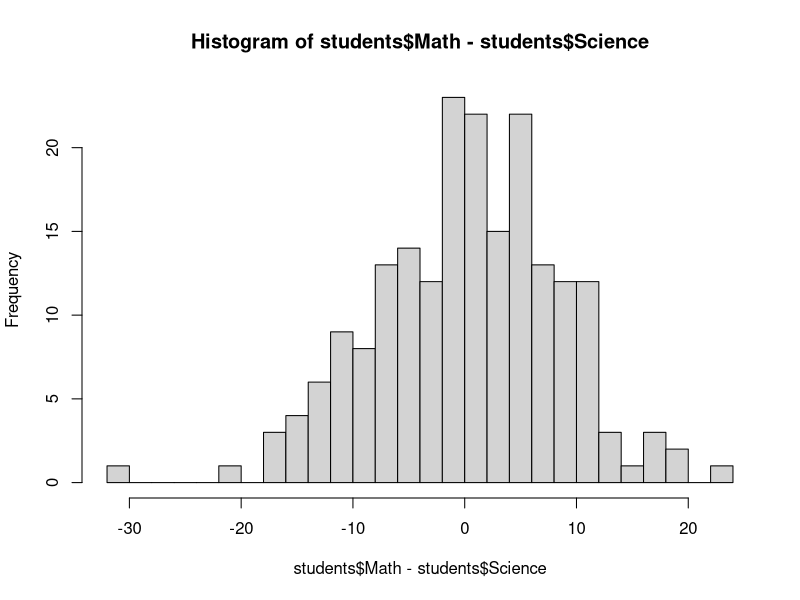
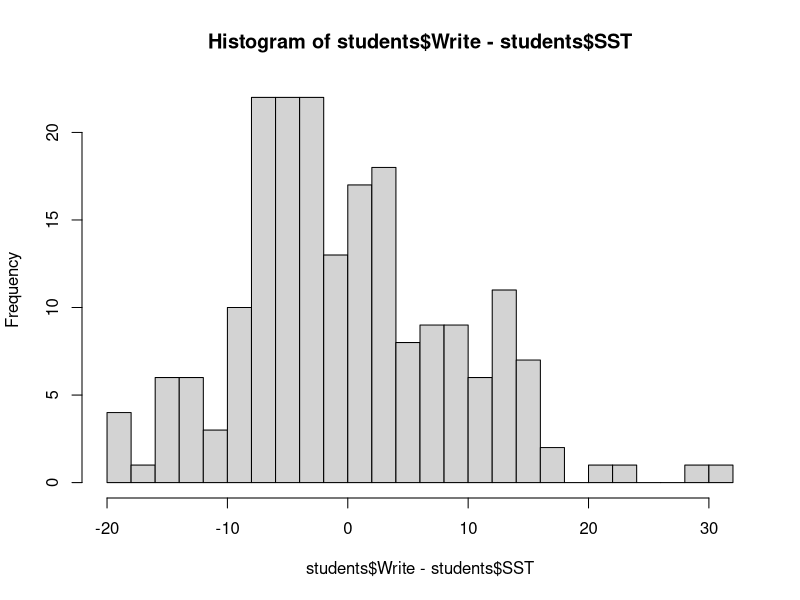
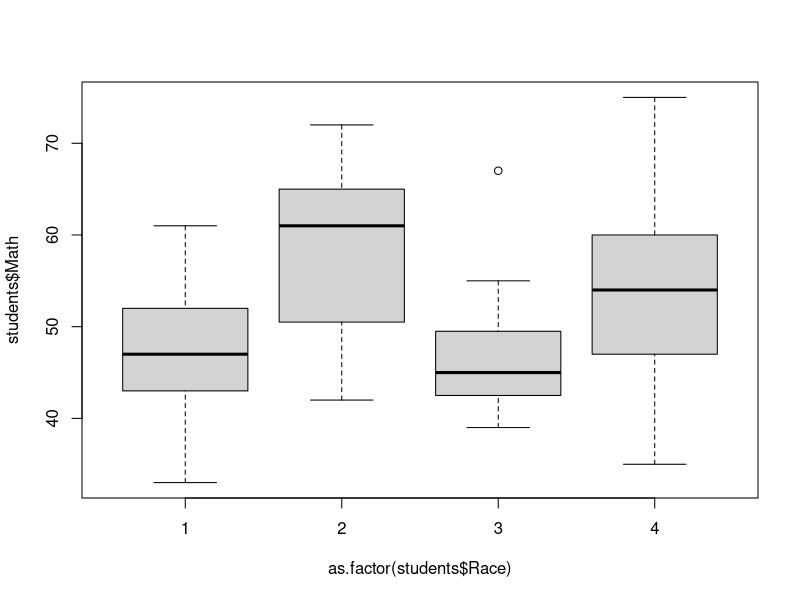

Generate these figures, in order, with R:
students <- read.csv("data/students_performanace.csv")

#1 sample t-test for age = 45
t.test(students$Math, mu=45, alternative="two.sided")

#Paired
t.test(students$Math, students$Science, paired=T, alternative="two.sided")
t.test(students$Write, students$SST, paired=T, alternative="two.sided")
hist(students$Math - students$Science,breaks=25)
hist(students$Write - students$SST,breaks=25)

#Anova
out<-aov(students$Math~as.factor(students$Race))
summary(out)
boxplot(students$Math~as.factor(students$Race))


# Chi square
chisq.test(table(students$Gender), p=c(.6,.4))

chisq.test(students$Race,students$SEB)
fisher.test(students$Race,students$SEB)
table(students$Race,students$SEB)
